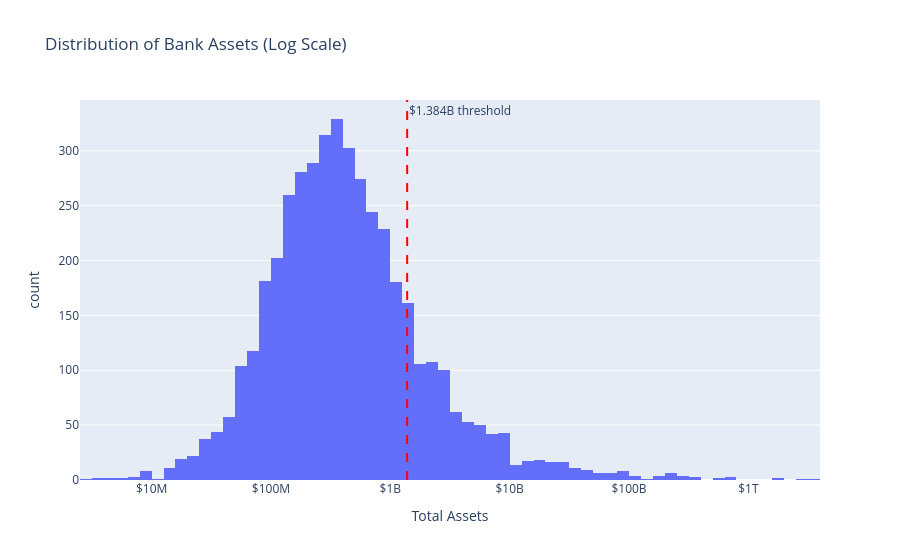

Write notebook code for a chart like this one.
### Markdown cell above
## Bank Asset Distribution

The vast majority of U.S. banks are small community banks with under $1B in assets.
A handful of mega-banks (GSIBs) hold a disproportionate share of total assets.
We use a log scale to show the full distribution clearly.

### Code cell
import numpy as np

fig = px.histogram(
    bank_panel,
    x=np.log10(bank_panel["Total Asset"].replace(0, np.nan)),
    nbins=100,
    title="Distribution of Bank Assets (Log Scale)",
    labels={"x": "Total Assets"},
)

fig.update_xaxes(
    tickvals=[3, 4, 5, 6, 7, 8, 9],
    ticktext=["$1M", "$10M", "$100M", "$1B", "$10B", "$100B", "$1T"]
)

# Add threshold line
fig.add_vline(
    x=np.log10(1.384e6),
    line_dash="dash",
    line_color="red",
    annotation_text="$1.384B threshold",
)

fig

### Figure 1 — Plotly figure (JSON) as saved in the notebook; plotly's stock layout.template omitted (floating-point values rounded to 4 significant figures; data arrays with more than 128 entries replaced by an {"elided": "..."} marker saying what was removed)
{"data": [{"alignmentgroup": "True", "bingroup": "x", "hovertemplate": "Total Assets=%{x}<br>count=%{y}<extra></extra>", "legendgroup": "", "marker": {"color": "#636efa", "pattern": {"shape": ""}}, "name": "", "nbinsx": 100, "offsetgroup": "", "orientation": "v", "showlegend": false, "type": "histogram", "x": {"elided": "4394 float values"}, "xaxis": "x", "yaxis": "y"}], "layout": {"annotations": [{"showarrow": false, "text": "$1.384B threshold", "x": 6.141, "xanchor": "left", "xref": "x", "y": 1, "yanchor": "top", "yref": "y domain"}], "barmode": "relative", "legend": {"tracegroupgap": 0}, "shapes": [{"line": {"color": "red", "dash": "dash"}, "type": "line", "x0": 6.141, "x1": 6.141, "xref": "x", "y0": 0, "y1": 1, "yref": "y domain"}], "title": {"text": "Distribution of Bank Assets (Log Scale)"}, "xaxis": {"anchor": "y", "domain": [0, 1], "ticktext": ["$1M", "$10M", "$100M", "$1B", "$10B", "$100B", "$1T"], "tickvals": [3, 4, 5, 6, 7, 8, 9], "title": {"text": "Total Assets"}}, "yaxis": {"anchor": "x", "domain": [0, 1], "title": {"text": "count"}}}}
